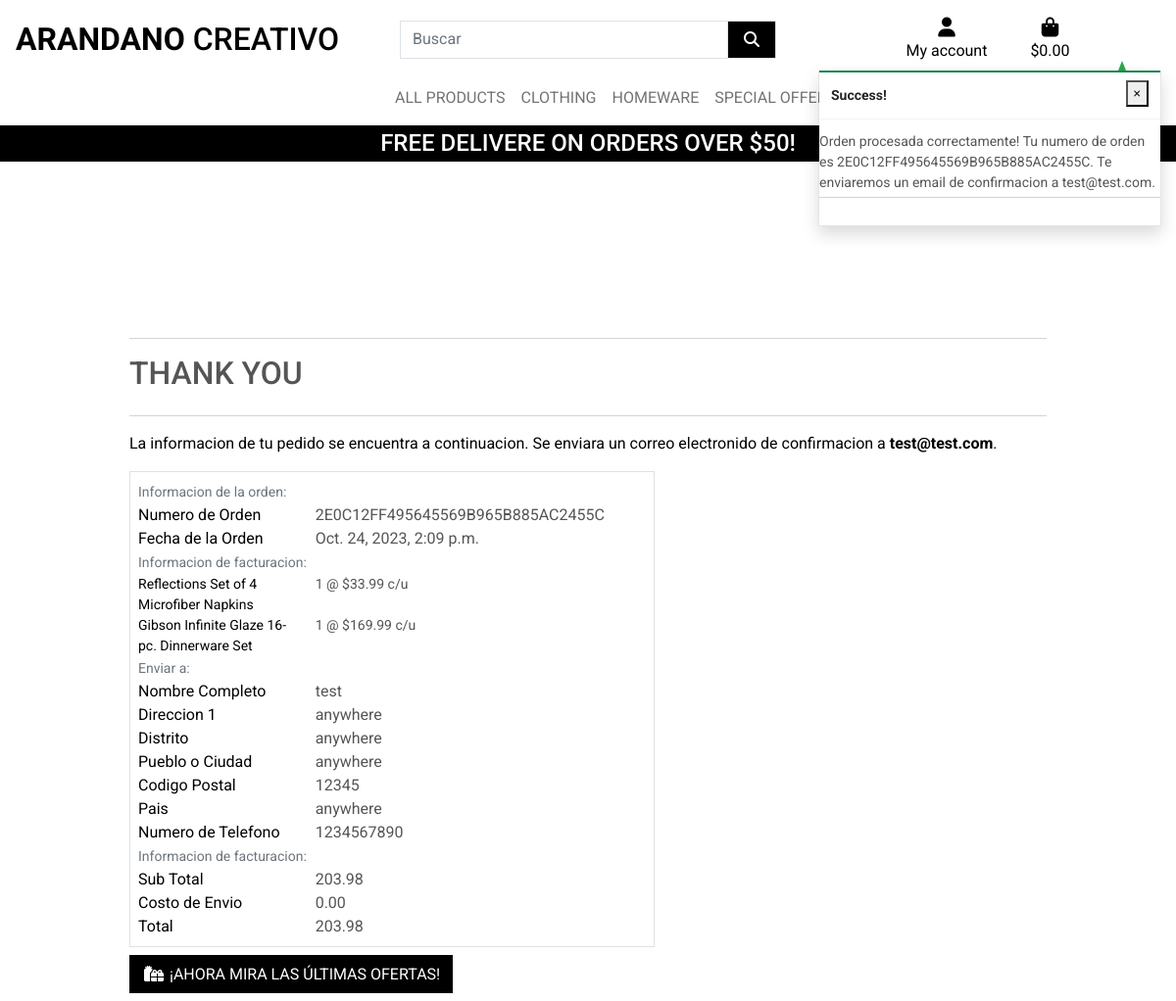
The page /checkout/checkout_success/2E0C12FF495645569B965B885AC2455C on the database its author committed.
### checkout/models.py (models this page shows, shortened)
class Order(models.Model):
    order_number = models.CharField(max_length=32, null=False, editable=False)
    user_profile = models.ForeignKey(UserProfile, on_delete=models.SET_NULL,
                                     null=True, blank=True,
                                     related_name='orders')
    full_name = models.CharField(max_length=50, null=False, blank=False)
    email = models.EmailField(max_length=254, null=False, blank=False)
    phone_number = models.CharField(max_length=20, null=False, blank=False)
    country = CountryField(blank_label='Country *', null=False, blank=False)
    postcode = models.CharField(max_length=20, null=True, blank=True)
    town_or_city = models.CharField(max_length=40, null=False, blank=False)
    street_address1 = models.CharField(max_length=80, null=False, blank=False)
    street_address2 = models.CharField(max_length=80, null=True, blank=True)
    county = models.CharField(max_length=80, null=True, blank=True)
    date = models.DateTimeField(auto_now_add=True)
    delivery_cost = models.DecimalField(
        max_digits=6, decimal_places=2, null=False, default=0)
    order_total = models.DecimalField(
        max_digits=10, decimal_places=2, null=False, default=0)
    grand_total = models.DecimalField(
        max_digits=10, decimal_places=2, null=False, default=0)
    original_bag = models.TextField(null=False, blank=False, default='')
    stripe_pid = models.CharField(max_length=254, null=False, blank=False, default='')

class OrderLineItem(models.Model):
    order = models.ForeignKey(Order, null=False, blank=False,
                              on_delete=models.CASCADE,
                              related_name='lineitems')
    product = models.ForeignKey(
        Product, null=False, blank=False, on_delete=models.CASCADE)
    product_size = models.CharField(
        max_length=2, null=True, blank=True)  # XS, S, M, L, XL
    quantity = models.IntegerField(null=False, blank=False, default=0)
    lineitem_total = models.DecimalField(
        max_digits=6, decimal_places=2, null=False, blank=False,
        editable=False)

### products/models.py (models this page shows, shortened)
class Product(models.Model):
    category = models.ForeignKey(
        'Category', null=True, blank=True, on_delete=models.SET_NULL)
    sku = models. CharField(max_length=254, null=True, blank=True)
    name = models.CharField(max_length=254)
    description = models. TextField()
    has_sizes = models.BooleanField(default=False, null=True, blank=True)
    price = models.DecimalField(max_digits=6, decimal_places=2)
    rating = models.DecimalField(
        max_digits=6, decimal_places=2, null=True, blank=True)
    image_url = models. URLField(max_length=1024, null=True, blank=True)
    image = models.ImageField(null=True, blank=True)

### checkout/views.py (the view)
# urls.py: path('checkout_success/<order_number>',
def checkout_success(request, order_number):
    save_info = request.session.get('save_info')
    order = get_object_or_404(Order, order_number=order_number)
    messages.success(request, f'Orden procesada correctamente! \
        Tu numero de orden es {order_number}. Te enviaremos \
        un email de confirmacion a {order.email}.')
    if 'bag' in request.session:
        del request.session['bag']
    template = 'checkout/checkout_success.html'
    context = {
        'order': order,
    }
    return render(request, template, context)

### bag/contexts.py (called while the page is built, shortened)
def bag_contents(request):
    bag_items = []
    total = 0
    product_count = 0
    bag = request.session.get('bag', {})
    if total < settings.FREE_DELIVERY_THRESHOLD:
        delivery = total * Decimal(settings.STANDARD_DELIVERY_PERCENTAGE / 100)
        free_delivery_delta = settings.FREE_DELIVERY_THRESHOLD - total
    else:
        delivery = 0
        free_delivery_delta = 0
    grand_total = delivery + total
    context = {
        'bag_items': bag_items,
        'total': total,
        'product_count': product_count,
        'delivery': delivery,
        'free_delivery_delta': free_delivery_delta,
        'free_delivery_threshold': settings.FREE_DELIVERY_THRESHOLD,
        'grand_total': grand_total,
    }
    return context

### checkout/templates/checkout/checkout_success.html (shortened to what this page needs)
{% extends "base.html" %}
{% load static %}
{% block extra_css %}
<link rel="stylesheet" href="{% static 'checkout/css/checkout.css' %}">
{% endblock %}
{% block page_header %}
<div class="container header-container">
</div>
{% endblock %}
{% block content %}
<div class="overlay"></div>
<div class="container">
    <div class="row">
        <div class="col">
            <hr>
            <h2 class="logo-font mb-4">Thank You</h2>
            <hr>
            <p class="text-black">La informacion de tu pedido se encuentra a continuacion.
                Se enviara un correo electronido de confirmacion a<strong>
                {{ order.email }}</strong>.</p>
        </div>
    </div>
    <div class="row">
        <div class="col-12 col-lg-7">
            <div class="order-confirmation-wrapper p-2 border">
                <div class="row">
                    <div class="col">
                        <small class="text-muted">Informacion de la orden:</small>
                    </div>
                </div>
                <div class="row">
                    <div class="col-12 col-md-4">
                        <p class="mb-0 text-black font-weight-bold">Numero de Orden</p>
                    </div>
                    <div class="col-12 col-md-8 text-md-right">
                        <p class="mb-0">{{ order.order_number }}</p>
                    </div>
                </div>
                <div class="row">
                    <div class="col-12 col-md-4">
                        <p class="mb-0 text-black font-weight-bold">Fecha de la Orden</p>
                    </div>
                    <div class="col-12 col-md-8 text-md-right">
                        <p class="mb-0">{{ order.date }}</p>
                    </div>
                </div>
                <div class="row">
                    <div class="col">
                        <small class="text-muted">Informacion de facturacion:</small>
                    </div>
                </div>
                {% for item in order.lineitems.all %}
                <div class="row">
                    <div class="col-12 col-md-4">
                        <p class="small mb-0 text-black font-weight-bold">
                            {{ item.product.name }}
                        </p>
                    </div>
                    <div class="col-12 col-md-8 text-md-right">
                        <p class="small mb-0">{{ item.quantity }} @ ${{ item.product.price }} c/u</p>
                    </div>
                </div>
                {% endfor %}
                <div class="row">
                    <div class="col">
                        <small class="text-muted">Enviar a:</small>
                    </div>
                </div>
                <div class="row">
                    <div class="col-12 col-md-4">
                        <p class="mb-0 text-black font-weight-bold">Nombre Completo</p>
                    </div>
                    <div class="col-12 col-md-8 text-md-right">
                        <p class="mb-0">{{ order.full_name }}</p>
                    </div>
                </div>
                <div class="row">
                    <div class="col-12 col-md-4">
                        <p class="mb-0 text-black font-weight-bold">Direccion 1</p>
                    </div>
                    <div class="col-12 col-md-8 text-md-right">
                        <p class="mb-0">{{ order.street_address1 }}</p>
                    </div>
                </div>
                {% if order.county %}
                <div class="row">
                    <div class="col-12 col-md-4">
                        <p class="mb-0 text-black font-weight-bold">Distrito</p>
                    </div>
                    <div class="col-12 col-md-8 text-md-right">
                        <p class="mb-0">{{ order.county }}</p>
                    </div>
                </div>
                {% endif %}
                <div class="row">
                    <div class="col-12 col-md-4">
                        <p class="mb-0 text-black font-weight-bold">Pueblo o Ciudad</p>
                    </div>
                    <div class="col-12 col-md-8 text-md-right">
                        <p class="mb-0">{{ order.town_or_city }}</p>
                    </div>
                </div>
                {% if order.postcode %}
                <div class="row">
                    <div class="col-12 col-md-4">
                        <p class="mb-0 text-black font-weight-bold">Codigo Postal</p>
                    </div>
                    <div class="col-12 col-md-8 text-md-right">
                        <p class="mb-0">{{ order.postcode }}</p>
                    </div>
                </div>
                {% endif %}
                <div class="row">
                    <div class="col-12 col-md-4">
                        <p class="mb-0 text-black font-weight-bold">Pais</p>
                    </div>
                    <div class="col-12 col-md-8 text-md-right">
                        <p class="mb-0">{{ order.country }}</p>
                    </div>
                </div>
                <div class="row">
                    <div class="col-12 col-md-4">
                        <p class="mb-0 text-black font-weight-bold">Numero de Telefono</p>
                    </div>
                    <div class="col-12 col-md-8 text-md-right">
                        <p class="mb-0">{{ order.phone_number }}</p>
                    </div>
                </div>
                <div class="row">
                    <div class="col">
                        <small class="text-muted">Informacion de facturacion:</small>
                    </div>
                </div>
                <div class="row">
                    <div class="col-12 col-md-4">
                        <p class="mb-0 text-black font-weight-bold">Sub Total</p>
                    </div>
                    <div class="col-12 col-md-8 text-md-right">
                        <p class="mb-0">{{ order.order_total }}</p>
                    </div>
                </div>
                <div class="row">
                    <div class="col-12 col-md-4">
                        <p class="mb-0 text-black font-weight-bold">Costo de Envio</p>
                    </div>
                    <div class="col-12 col-md-8 text-md-right">
                        <p class="mb-0">{{ order.delivery_cost }}</p>
                    </div>
                </div>
                <div class="row">
                    <div class="col-12 col-md-4">
                        <p class="mb-0 text-black font-weight-bold">Total</p>
                    </div>
                    <div class="col-12 col-md-8 text-md-right">
                        <p class="mb-0">{{ order.grand_total }}</p>
                    </div>
                </div>
            </div>
        </div>
    </div>
    <div class="row">
        <div class="col-12 col-lg-7 text-right">
            <a href="{% url 'products' %}?category=new_arrivals,deals,clearance" class="btn btn-black rounded-0 my-2">
                <span class="icon mr-2">
                    <i class="fas fa-gifts"></i>
                </span>
                <span class="text-uppercase">¡Ahora mira las últimas ofertas!</span>
            </a>
        </div>
    </div>
</div>
{% endblock %}

### static/css/base.css (style rules this page uses)
html { height: 100%; }
body { background: url('/media/arandano_background.webp') no-repeat center center fixed; background-size: cover; height: calc(100vh - 164px); color: #555; font-family: 'Roboto', sans-serif; }
.icon { align-items: center; display: inline-flex; justify-content: center; height: 1.5rem; width: 1.5rem; }
.logo-font { text-transform: uppercase; }
.btn-black { background: black; color: white; }
.text-black { color: #000; }
.overlay { height: 100%; width: 100%; top: 0; left: 0; position: fixed; background: white; z-index: -1; }
@media (min-width: 1200px) { .container { max-width: 80%; } }
@media (min-width: 992px) { .header-container { padding-top: 164px; } }

### rows shown on the page
Order: email "test@test.com", order_number "2E0C12FF495645569B965B885AC2455C", date "Oct. 24, 2023, 2:09 p.m.", full_name "test", street_address1 "anywhere", county "anywhere", town_or_city "anywhere", postcode "12345", country "anywhere", phone_number "1234567890", order_total "203.98", delivery_cost "0.00", grand_total "203.98"
OrderLineItem: product.name "Reflections Set of 4 Microfiber Napkins", quantity "1", product.price "33.99"
OrderLineItem: product.name "Gibson Infinite Glaze 16-pc. Dinnerware Set", quantity "1", product.price "169.99"

### other values the page prints
{{ free_delivery_threshold }} "50"
{{ message }} "Orden procesada correctamente! Tu numero de orden es 2E0C12FF495645569B965B885AC2455C. Te enviaremos un email de confirmacion a test@test.com."
